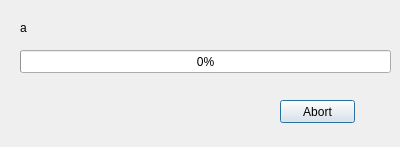
<?xml version="1.0" encoding="UTF-8"?>
<ui version="4.0">
 <class>Dialog</class>
 <widget class="QDialog" name="Dialog">
  <property name="geometry">
   <rect>
    <x>0</x>
    <y>0</y>
    <width>400</width>
    <height>147</height>
   </rect>
  </property>
  <property name="windowTitle">
   <string>Progress</string>
  </property>
  <widget class="QProgressBar" name="progress_bar">
   <property name="geometry">
    <rect>
     <x>20</x>
     <y>50</y>
     <width>371</width>
     <height>23</height>
    </rect>
   </property>
   <property name="value">
    <number>0</number>
   </property>
   <property name="textVisible">
    <bool>true</bool>
   </property>
  </widget>
  <widget class="QPushButton" name="abort_button">
   <property name="geometry">
    <rect>
     <x>280</x>
     <y>100</y>
     <width>75</width>
     <height>23</height>
    </rect>
   </property>
   <property name="text">
    <string>Abort</string>
   </property>
  </widget>
  <widget class="QLabel" name="progress_text">
   <property name="geometry">
    <rect>
     <x>20</x>
     <y>20</y>
     <width>361</width>
     <height>16</height>
    </rect>
   </property>
   <property name="text">
    <string>a</string>
   </property>
  </widget>
 </widget>
 <resources/>
 <connections/>
</ui>
